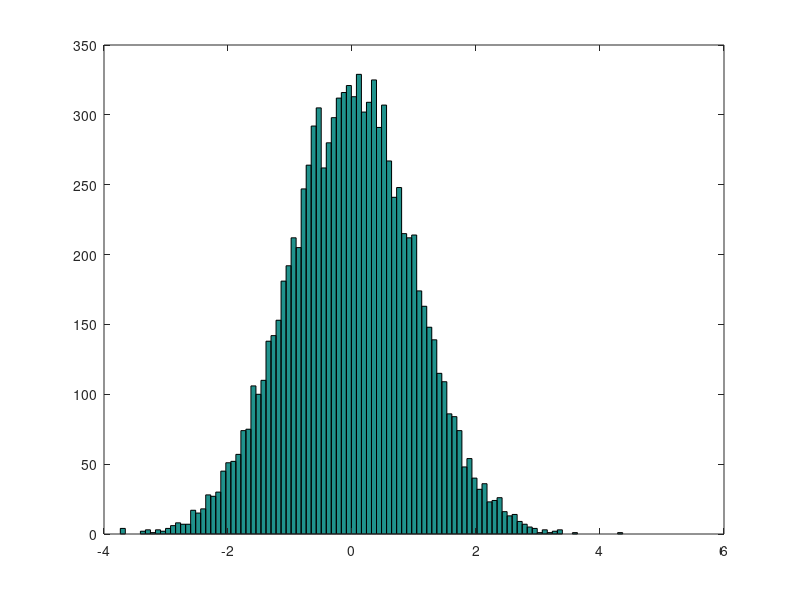
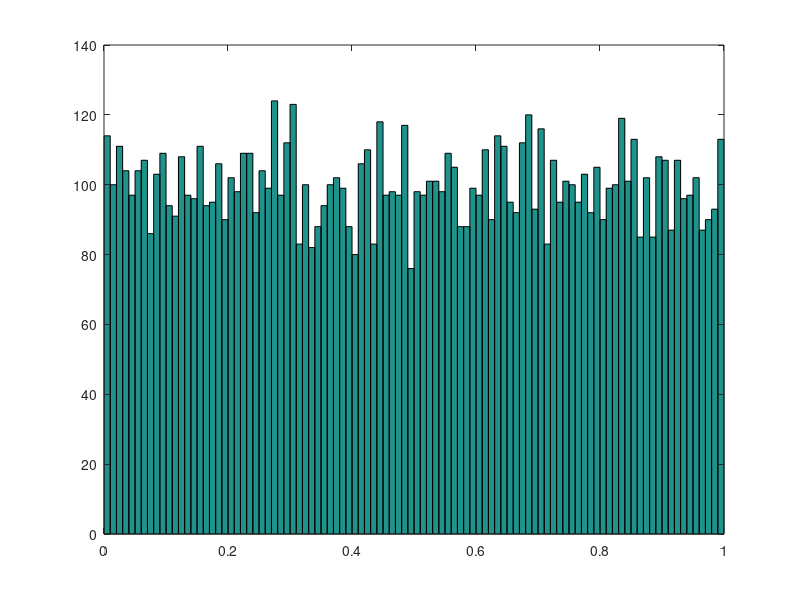

The MATLAB script that drew these images, in order:
function svnorm
mu = 0;
std = 1;
x = mu + std*randn(1,10000);
figure;hist(x,100);
y = 0.5*(1+erf((x-mu)/(std*sqrt(2))));
figure;hist(y,100);
